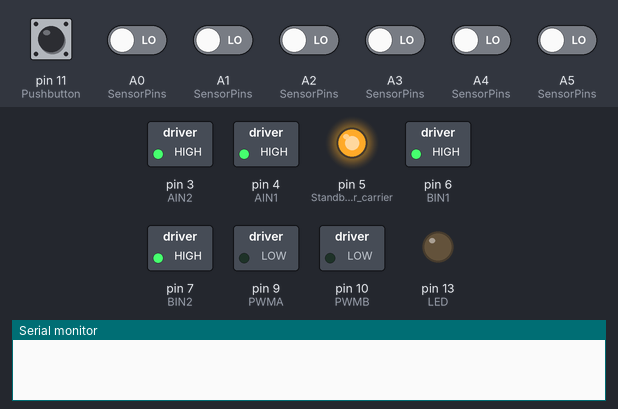
This sketch was run on a simulated Arduino Nano, built with avr-gcc and run on an emulated ATmega328P. On the bench: switched loads named in the sketch (green lamp = pin HIGH), output pins drawn as LEDs (lit = HIGH), the last lines printed to the serial monitor. Dashed ring = blinking. Inputs (shaded band) come from the test bench; at power-on: pin 11 (Pushbutton) HIGH, A0 (SensorPins), A1 (SensorPins), A2 (SensorPins), A3 (SensorPins), A4 (SensorPins), A5 (SensorPins) LOW.

Above: at 4.7 s.
4.8 s: pin 11 (Pushbutton) pulled LOW for 0.15 s
7.5 s: pin 11 (Pushbutton) driven LOW and A0 (SensorPins) driven HIGH
At 8.6 s:
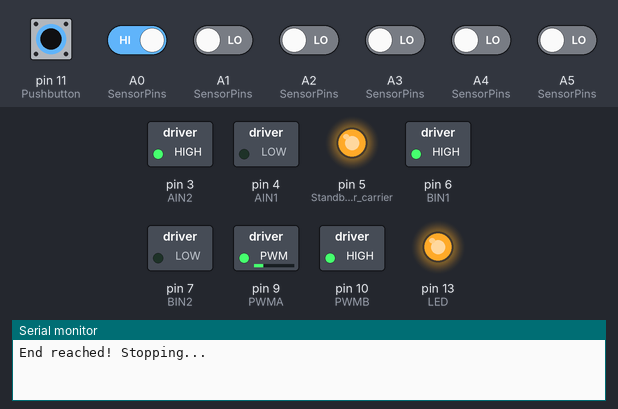
10.5 s: A3 (SensorPins) driven HIGH
At 10.68 s:
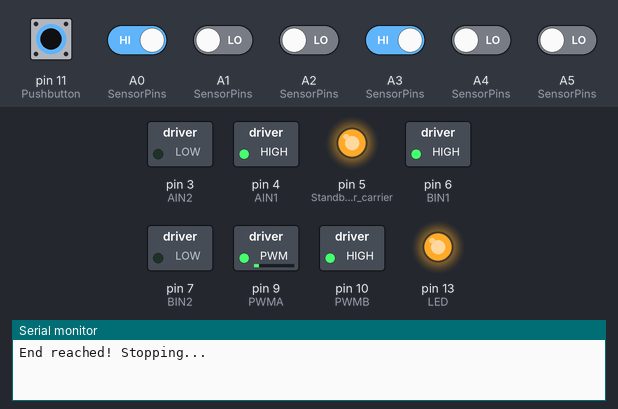
13.5 s: A0 (SensorPins) driven LOW
At 13.94 s:
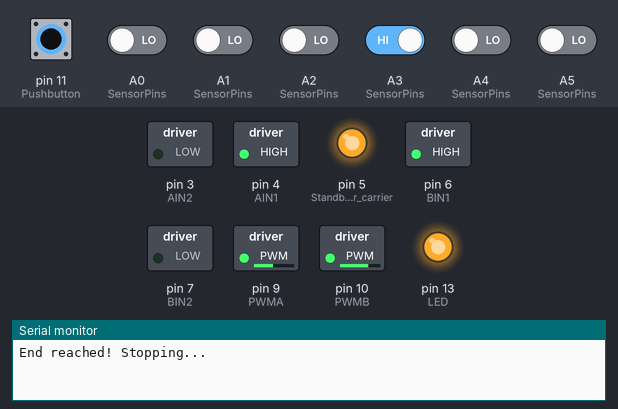
16.5 s: A1 (SensorPins) driven HIGH
19.5 s: A4 (SensorPins) driven HIGH
At 19.79 s:
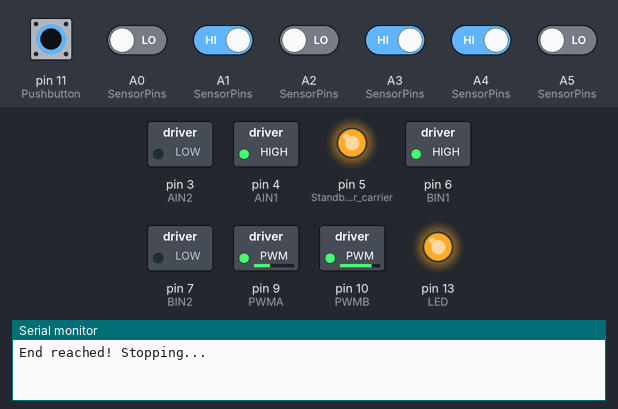
Timing chart, 0 to 23.5 s (numbered marks = the images above; inputs shaded):
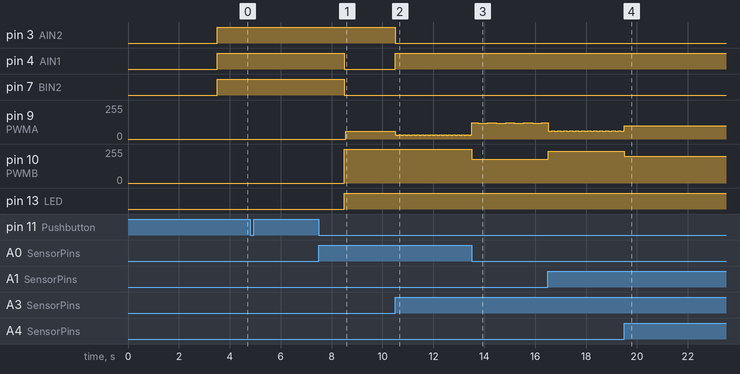

The sketch:

QTR_1.ino
```cpp
#include <QTRSensors.h>

//--------Pin definitions for the TB6612FNG Motor Driver----
#define AIN1 4
#define BIN1 6
#define AIN2 3
#define BIN2 7
#define PWMA 9
#define PWMB 10
//------------------------------------------------------------

//--------Enter Line Details here---------
bool isBlackLine = 1;  // Keep 1 for black line, 0 for white line
//-----------------------------------------

// PID variables
int P, D, I, previousError, PIDvalue;
double error;
int lsp, rsp;
int lfSpeed = 150;
int currentSpeed = 40;
int sensorWeight[8] = { 8, 4, 2, 1, -1, -2, -4, -8 };
int activeSensors;
float Kp = 0.06;
float Kd = 0.8;
float Ki = 0.00001;

int onLine = 1;
int blackLineCounter = 0;  // Counter to check if the robot has reached the end

// QTR Sensor setup
QTRSensors qtr;
const uint8_t SensorPins[8] = { A0, A1, A2, A3, A4, A5, A6, A7 };
uint16_t sensorValues[8];

void setup() {
  Serial.begin(9600);

  // Initialize motor pins
  pinMode(AIN1, OUTPUT);
  pinMode(AIN2, OUTPUT);
  pinMode(BIN1, OUTPUT);
  pinMode(BIN2, OUTPUT);
  pinMode(PWMA, OUTPUT);
  pinMode(PWMB, OUTPUT);
  pinMode(11, INPUT_PULLUP);  // Pushbutton
  pinMode(12, INPUT_PULLUP);  // Pushbutton
  pinMode(13, OUTPUT);        // LED

  pinMode(5, OUTPUT);      // Standby for older carrier boards
  digitalWrite(5, HIGH);   // Enables the motor driver

  // Configure QTR sensor
  qtr.setTypeRC();  // Set sensor type to RC (reflectance)
  qtr.setSensorPins(SensorPins, 8);

  // Calibrate QTR sensor
  calibrate();
}

void loop() {
  // Wait for button press to start
  while (digitalRead(11)) {}
  delay(1000);

  while (1) {
    readLine();
    if (currentSpeed < lfSpeed) currentSpeed++;

    if (onLine == 1) {  // PID LINE FOLLOW
      linefollow();
      digitalWrite(13, HIGH);
      blackLineCounter = 0;  // Reset counter when line following normally
    } else {
      digitalWrite(13, LOW);
      blackLineCounter++;

      if (blackLineCounter > 100) {  // If black detected for a long time
        stopMotors();
        break;
      }
    }
  }
}

void linefollow() {
  error = 0;
  activeSensors = 0;

  // Calculate error using QTR sensor values
  uint16_t position = qtr.readLineBlack(sensorValues);
  error = position - 3500;  // 3500 is the center of the line

  // PID calculations
  P = error;
  I = I + error;
  D = error - previousError;

  PIDvalue = (Kp * P) + (Ki * I) + (Kd * D);
  previousError = error;

  // Adjust motor speeds
  lsp = currentSpeed - PIDvalue;
  rsp = currentSpeed + PIDvalue;

  // Constrain motor speeds
  lsp = constrain(lsp, 0, 255);
  rsp = constrain(rsp, -70, 255);

  // Run motors
  motor1run(rsp);
  motor2run(lsp);
}

void calibrate() {
  // Calibrate QTR sensor
  for (int i = 0; i < 100; i++) {
    qtr.calibrate();
    delay(10);
  }

  // Stop motors after calibration
  motor1run(0);
  motor2run(0);
}

void readLine() {
  onLine = 0;

  // Read QTR sensor values
  uint16_t position = qtr.readLineBlack(sensorValues);

  // Check if the robot is on the line
  for (int i = 0; i < 8; i++) {
    if (sensorValues[i] > 500) {
      onLine = 1;
      break;
    }
  }
}

//--------Function to run Motor 1-----------------
void motor1run(int motorSpeed) {
  motorSpeed = constrain(motorSpeed, -255, 255);
  if (motorSpeed > 0) {
    digitalWrite(AIN1, 1);
    digitalWrite(AIN2, 0);
    analogWrite(PWMA, motorSpeed);
  } else if (motorSpeed < 0) {
    digitalWrite(AIN1, 0);
    digitalWrite(AIN2, 1);
    analogWrite(PWMA, abs(motorSpeed));
  } else {
    digitalWrite(AIN1, 1);
    digitalWrite(AIN2, 1);
    analogWrite(PWMA, 0);
  }
}

//--------Function to run Motor 2-----------------
void motor2run(int motorSpeed) {
  motorSpeed = constrain(motorSpeed, -255, 255);
  if (motorSpeed > 0) {
    digitalWrite(BIN1, 1);
    digitalWrite(BIN2, 0);
    analogWrite(PWMB, motorSpeed);
  } else if (motorSpeed < 0) {
    digitalWrite(BIN1, 0);
    digitalWrite(BIN2, 1);
    analogWrite(PWMB, abs(motorSpeed));
  } else {
    digitalWrite(BIN1, 1);
    digitalWrite(BIN2, 1);
    analogWrite(PWMB, 0);
  }
}

//--------Function to stop motors-----------------
void stopMotors() {
  motor1run(0);
  motor2run(0);
  Serial.println("End reached! Stopping...");
}
```

Measured:
- after the input at 7.5 s, pin 4 (AIN1), pin 7 (BIN2): HIGH → LOW after 1.0 s; pin 9 (PWMA): alternates 60/255 for 0.05 s and 59/255 for 0.05 s, starting after 1.1 s; pin 10 (PWMB): 0/255 → 255/255 after 1.0 s; pin 13 (LED): LOW → HIGH after 1.0 s
- after the input at 10.5 s, pin 3 (AIN2): HIGH → LOW at once; pin 4 (AIN1): LOW → HIGH at once; pin 9 (PWMA): alternates 31/255 for 0.09 s and 30/255 for 0.09 s, starting at once
- after the input at 13.5 s, pin 9 (PWMA): alternates 121/255 for 0.35 s and 120/255 for 0.36 s, starting at once; pin 10 (PWMB): alternates 180/255 for 0.36 s and 179/255 for 0.35 s, starting at once
- after the input at 19.5 s, pin 9 (PWMA): alternates 101/255 for 0.18 s and 100/255 for 0.24 s, starting at once; pin 10 (PWMB): alternates 200/255 for 0.24 s and 199/255 for 0.18 s, starting at once
